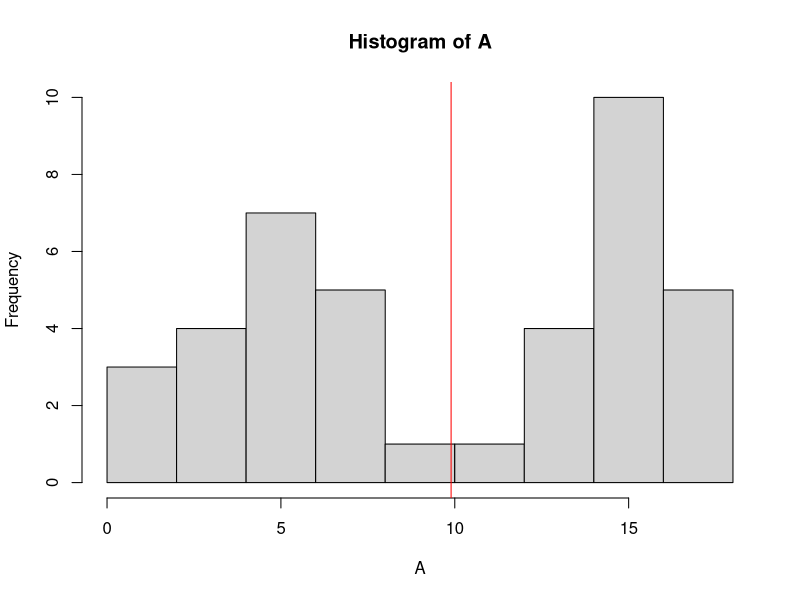
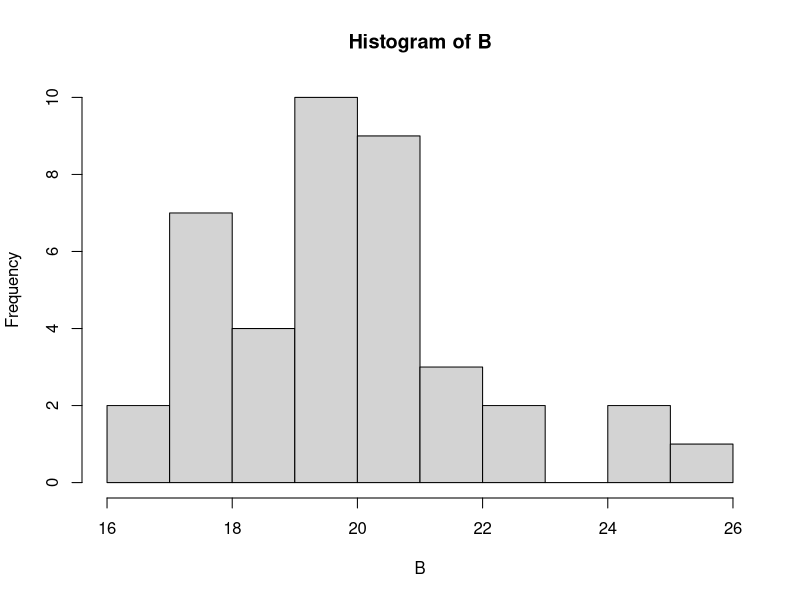
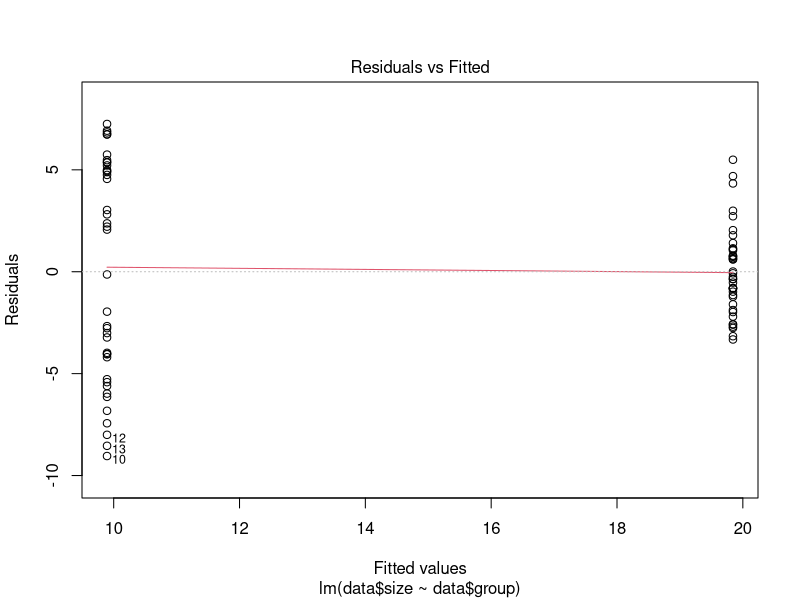
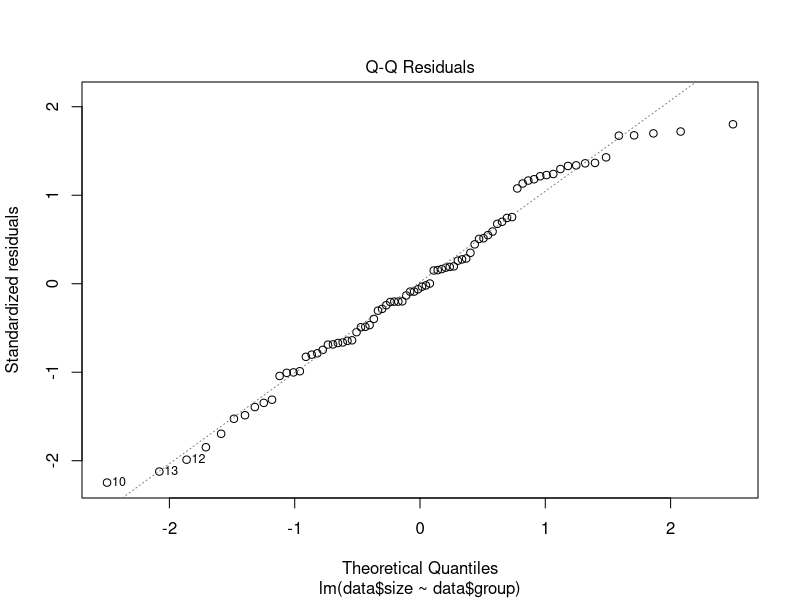
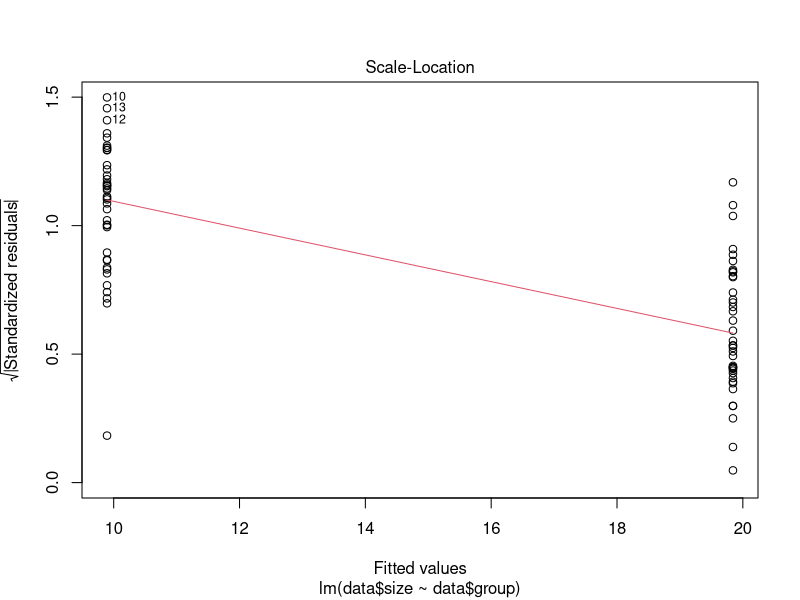
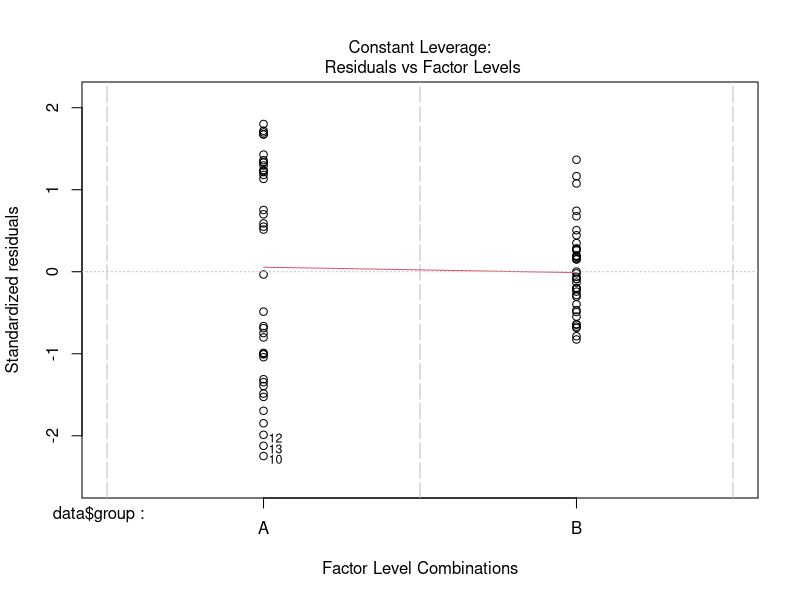
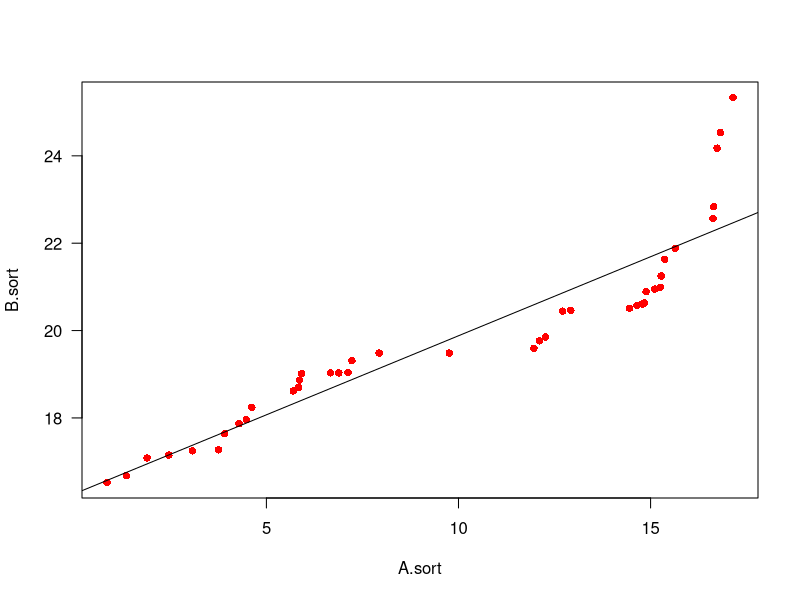

Generate these figures, in order, with R:
#
# simulate data
#

nA <- 40 # has to be an even number
nB <- 40 # this can be any positive integer

# step 1 the data
A <- c(rnorm(nA/2, 5, 2), rnorm(nA/2, 15, 2))
hist(A)
mean(A)
abline(v=mean(A), col = "red")
# bimodal distribution!
B <- rnorm(40, 20, 2)
hist(B)
mean(B)

# add to data frame
data <- cbind.data.frame(rep(c("A", "B"), c(nA, nB)), c(A, B))
colnames(data) <- c("group", "size")
str(data)

model.1 <- lm(data$size ~ data$group)
summary(model.1)
model.1$coefficients
model.1$coefficients[1]
# look at different model assumptions
plot(model.1)

#
#
#

# look at regression
A.sort <- sort(A,decreasing = FALSE)
B.sort <- sort(B,decreasing = FALSE)
plot(A.sort, B.sort, col = "red", pch = 16, las = 1 )
# regression analysis, assuming A is the explanatory variable, B is the response
model.regr.1 <- lm(B.sort ~ A.sort)
summary(model.regr.1)
# plot the regression line through the plot
abline(model.regr.1)


